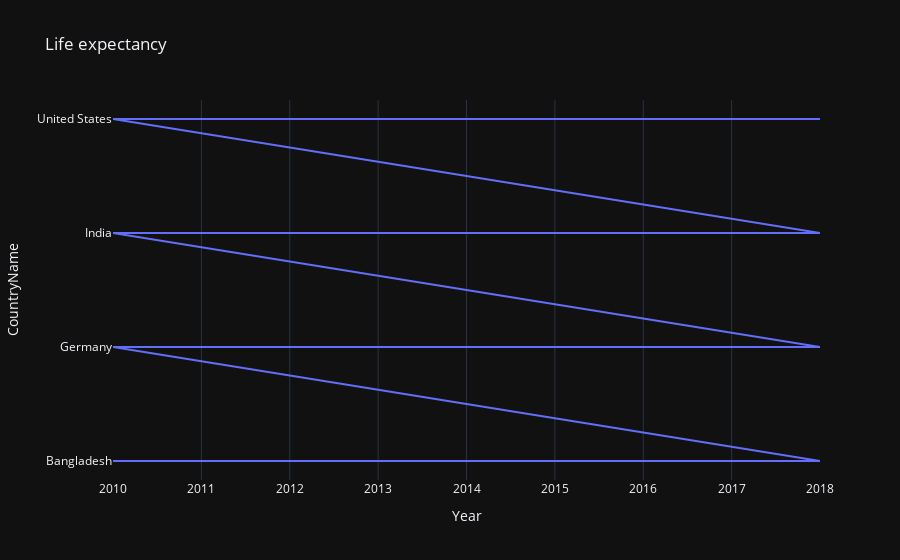

The notebook cell saved with this chart:
### Markdown cell above
When comparing life expectancy within high income countries and low income countries we find that high income countries i.e developed nations have higher life expectancy compared to low income countries i.e developing countries.(PLOT 6)

### Code cell
#PLOT 6 line
df=df1=data[data.Year==201]
fig = px.line(data, x=data.Year, y=data.CountryName, title='Life expectancy')
fig.show()

### Figure 1 — Plotly figure (JSON) as saved in the notebook; plotly's stock layout.template omitted (floating-point values rounded to 4 significant figures)
{"data": [{"hoverlabel": {"namelength": 0}, "hovertemplate": "Year=%{x}<br>CountryName=%{y}", "legendgroup": "", "line": {"color": "#636efa", "dash": "solid"}, "mode": "lines", "name": "", "showlegend": false, "type": "scatter", "x": [2010, 2011, 2012, 2013, 2014, 2015, 2016, 2017, 2018, 2010, 2011, 2012, 2013, 2014, 2015, 2016, 2017, 2018, 2010, 2011, 2012, 2013, 2014, 2015, 2016, 2017, 2018, 2010, 2011, 2012, 2013, 2014, 2015, 2016, 2017, 2018], "xaxis": "x", "y": ["Bangladesh", "Bangladesh", "Bangladesh", "Bangladesh", "Bangladesh", "Bangladesh", "Bangladesh", "Bangladesh", "Bangladesh", "Germany", "Germany", "Germany", "Germany", "Germany", "Germany", "Germany", "Germany", "Germany", "India", "India", "India", "India", "India", "India", "India", "India", "India", "United States", "United States", "United States", "United States", "United States", "United States", "United States", "United States", "United States"], "yaxis": "y"}], "layout": {"legend": {"tracegroupgap": 0}, "title": {"text": "Life expectancy"}, "xaxis": {"anchor": "y", "domain": [0, 1], "title": {"text": "Year"}}, "yaxis": {"anchor": "x", "domain": [0, 1], "title": {"text": "CountryName"}}}}
